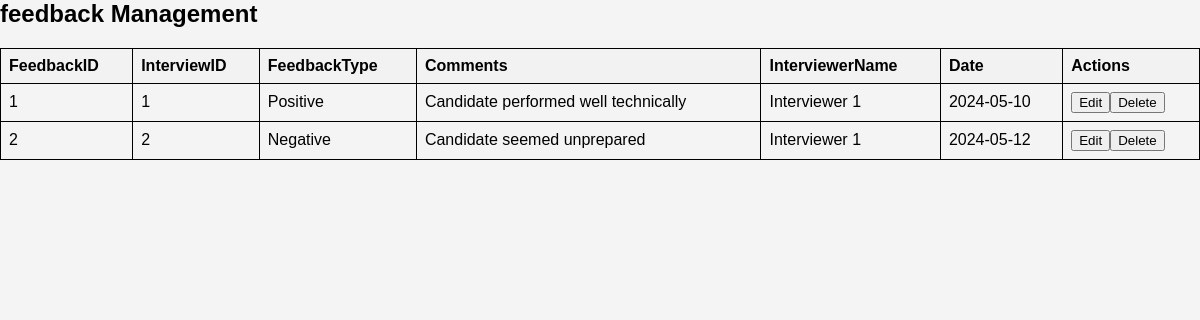
Screenshot of /viewfeedback.php with the database file from the repository.
### tables this page shows
CREATE TABLE `feedback` (
  `FeedbackID` int(11) NOT NULL,
  `InterviewID` int(11) DEFAULT NULL,
  `FeedbackType` enum('Positive','Negative') NOT NULL,
  `Comments` text DEFAULT NULL,
  `InterviewerName` varchar(100) DEFAULT NULL,
  `Date` date DEFAULT NULL
);

### viewfeedback.php (the view, shortened to what this page needs)
<?php
require_once "db_connection.php";
?>
<!DOCTYPE html>
<html lang="en">
<head>
    <link rel="stylesheet" type="text/css" href="style3.css">
</head>
<body>
    <h2>feedback Management</h2>
    <table id="dataTable" class="table table-hover text-center">
        <tr>
            <th>FeedbackID</th>
            <th>InterviewID</th>
            <th>FeedbackType</th>
            <th>Comments</th>
            <th>InterviewerName</th>
            <th>Date</th>
            <th>Actions</th>
        </tr>
        <?php
        $sql = "SELECT * FROM feedback";
        $result = $conn->query($sql);
        if ($result->num_rows > 0) {
            while ($row = $result->fetch_assoc()) {
                echo "<tr>";
                echo "<td>" . $row["FeedbackID"] . "</td>";
                echo "<td>" . $row["InterviewID"] . "</td>";
                echo "<td>" . $row["FeedbackType"] . "</td>";
                echo "<td>" . $row["Comments"] . "</td>";
                echo "<td>" . $row["InterviewerName"] . "</td>";
                echo "<td>" . $row["Date"] . "</td>";
                echo "<td>";
              echo "<a href='updatefeedback.html?id=" . $row["FeedbackID"] .  "'onclick='return confirm(\"Are you sure you want to update this Feedback?\")'><button class='button update-button'>Edit</button></a>";
                echo "<a href='deletefeedback.html?id=" . $row["FeedbackID"] . "'onclick='return confirm(\"Are you sure you want to delete this Feedback?\")'><button class='button delete-button'>Delete</button></a>";
                echo "</td>";
                echo "</tr>";
            }
        } else {
            echo "<tr><td colspan='7'>No data found</td></tr>";
        }
        ?>
    </table>
</body>
</html>

### css/style3.css (style rules this page uses)
body { font-family: Arial, sans-serif; margin: 0; padding: 0; background-color: #f4f4f4; }
h2 { margin-top: 0; }

### viewfeedback.php (style rules this page uses)
table { width: 100%; border-collapse: collapse; }
table, th, td { border: 1px solid black; padding: 8px; text-align: left; }
th { background-color: #f2f2f2; }

### rows the page displays
feedback: FeedbackID "1", InterviewID "1", FeedbackType "Positive", Comments "Candidate performed well technically", InterviewerName "Interviewer 1", Date "2024-05-10"
feedback: FeedbackID "2", InterviewID "2", FeedbackType "Negative", Comments "Candidate seemed unprepared", InterviewerName "Interviewer 1", Date "2024-05-12"
